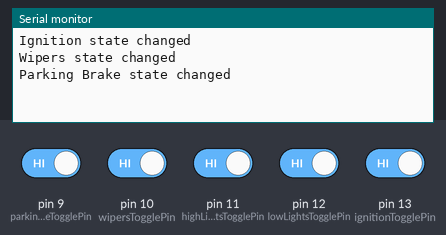
Recording of a sketch running on a simulated Arduino Leonardo, built with avr-gcc and run on an emulated ATmega32U4. On the bench: the last lines printed to the serial monitor. Inputs (shaded band) come from the test bench; at power-on: pin 9 (parkingBrakeTogglePin), pin 10 (wipersTogglePin), pin 11 (highLightsTogglePin), pin 12 (lowLightsTogglePin), pin 13 (ignitionTogglePin) HIGH. USB keyboard and mouse output is not drawn.

Above: at 1.2 s.
1.3 s: pin 11 (highLightsTogglePin) driven LOW
At 2.1 s:
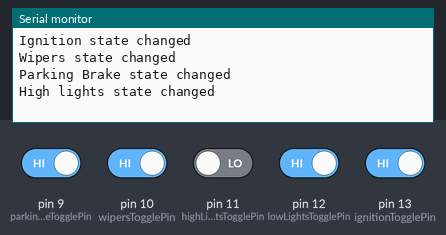
2.8 s: pin 12 (lowLightsTogglePin) driven LOW
At 3.7 s:
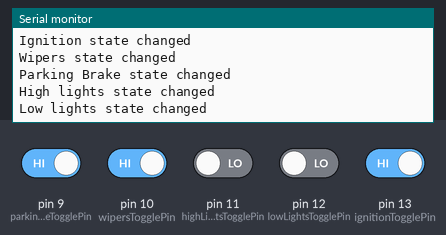

Measured:
- after the input at 1.3 s, the serial monitor: prints a new line at once (image 1)
- after the input at 2.8 s, the serial monitor: prints a new line at once (image 2)

The sketch:

controller.ino
```cpp
#include <HID-Project.h>
#include <HID-Settings.h>
#include <Keypad.h>

#define ENABLE_PULLUPS

const byte ROWS = 2;
const byte COLS = 2;

byte keys[ROWS][COLS] = {
  {1,2},
  {3,4},
};

byte rowPins[ROWS] = {3,2};
byte colPins[COLS] = {A4,A5};

const int ignitionTogglePin = 13;
const int lowLightsTogglePin = 12;
const int highLightsTogglePin = 11;
const int wipersTogglePin = 10;
const int parkingBrakeTogglePin = 9;

const int ignitionToggleGamepadKey = 15;
const int highLightsToggleGamepadKey = 16;
const int lowLightsToggleGamepadKey = 17;
const int wipersToggleGamepadKey = 18;
const int parkingBrakeToggleGamepadKey = 19;

int previousIgnitionToggleState = 0;
int previousHighLightsToggleState = 0;
int previousLowLightsToggleState = 0;
int previousWipersToggleState = 0;
int previousParkingBrakeToggleState = 0;

Keypad kpd = Keypad ( makeKeymap(keys), rowPins, colPins, ROWS, COLS);

void setup() {
  pinMode(ignitionTogglePin, INPUT_PULLUP);
  pinMode(highLightsTogglePin, INPUT_PULLUP);
  pinMode(lowLightsTogglePin, INPUT_PULLUP);
  pinMode(wipersTogglePin, INPUT_PULLUP);
  pinMode(parkingBrakeTogglePin, INPUT_PULLUP);

  Serial.begin(9600);
  Gamepad.begin();
}

void loop() {
   Gamepad.release(ignitionToggleGamepadKey);
   Gamepad.release(highLightsToggleGamepadKey);
   Gamepad.release(lowLightsToggleGamepadKey);
   Gamepad.release(wipersToggleGamepadKey);
   Gamepad.release(parkingBrakeToggleGamepadKey);

   Gamepad.write();

  // put your main code here, to run repeatedly:
  if(kpd.getKeys()){
    for (int i = 0; i<LIST_MAX; i++){
           if ( kpd.key[i].stateChanged ){
            switch(kpd.key[i].kstate){
              case PRESSED: {
                Gamepad.press(kpd.key[i].kchar);
                Gamepad.write();
                break;
              }
              case RELEASED: {
                Gamepad.release(kpd.key[i].kchar);
                Gamepad.write();
                break;
              }
            }
      }
    }
  }

  int ignitionToggleState = digitalRead(ignitionTogglePin);
  if(ignitionToggleState != previousIgnitionToggleState){
    Serial.println("Ignition state changed");
    Gamepad.press(ignitionToggleGamepadKey);
    Gamepad.write();
  }

  int highLightsToggleState = digitalRead(highLightsTogglePin);
  if(highLightsToggleState == LOW && highLightsToggleState != previousHighLightsToggleState){
    Serial.println("High lights state changed");
    Gamepad.press(highLightsToggleGamepadKey);
    Gamepad.write();
  }

  int lowLightsToggleState = digitalRead(lowLightsTogglePin);
  if(lowLightsToggleState == LOW && lowLightsToggleState != previousLowLightsToggleState){
    Serial.println("Low lights state changed");
    Gamepad.press(lowLightsToggleGamepadKey);
    Gamepad.write();
  }

  int wipersToggleState = digitalRead(wipersTogglePin);
  if(wipersToggleState != previousWipersToggleState){
    Serial.println("Wipers state changed");
    Gamepad.press(wipersToggleGamepadKey);
    Gamepad.write();
  }

  int parkingBrakeToggleState = digitalRead(parkingBrakeTogglePin);
  if(parkingBrakeToggleState != previousParkingBrakeToggleState){
    Serial.println("Parking Brake state changed");
    Gamepad.press(parkingBrakeToggleGamepadKey);
    Gamepad.write();
  }

  previousIgnitionToggleState = ignitionToggleState;
  previousHighLightsToggleState = highLightsToggleState;
  previousLowLightsToggleState = lowLightsToggleState;
  previousWipersToggleState = wipersToggleState;
  previousParkingBrakeToggleState = parkingBrakeToggleState;

  delay(100);
}
```
